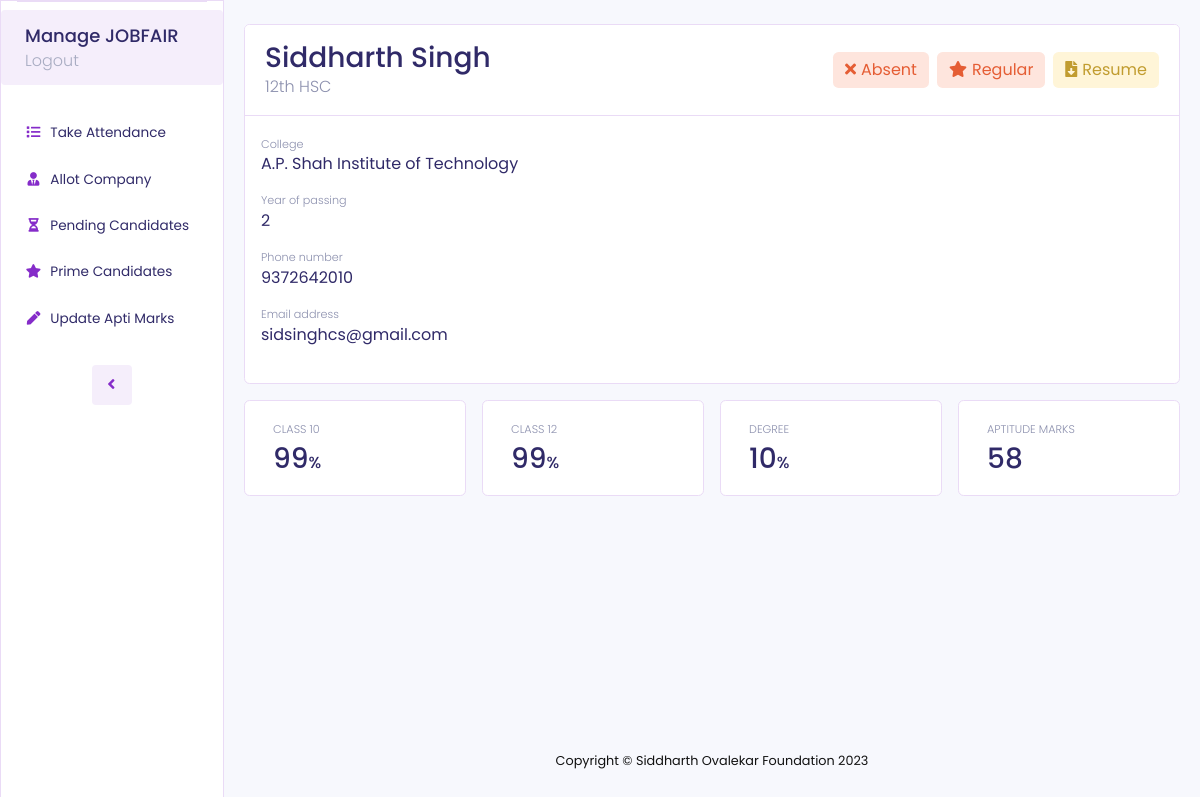
The page /admin/view.php?phone=9372642010 (signed in) on the database its author committed.
### tables this page shows
CREATE TABLE `students` (
  `id` int(11) NOT NULL,
  `first_name` varchar(50) NOT NULL,
  `last_name` varchar(50) NOT NULL,
  `phone` bigint(15) NOT NULL,
  `email` varchar(500) NOT NULL,
  `college` varchar(250) NOT NULL,
  `category` varchar(100) NOT NULL,
  `field` varchar(300) NOT NULL,
  `tenth_marks` float NOT NULL,
  `twelfth_marks` float NOT NULL DEFAULT 0,
  `degree_marks` float NOT NULL DEFAULT 0,
  `year_of_passing` int(11) NOT NULL,
  `path` varchar(1000) NOT NULL,
  `dob` date NOT NULL,
  `attended` int(11) NOT NULL DEFAULT 0,
  `top` int(11) NOT NULL DEFAULT 0,
  `apti_marks` int(11) NOT NULL DEFAULT 0
);

### admin/partial.php (called while the page is built, shortened)
<?php
  $url = "/sof_new/sof2023";
?>

### admin/view.php (the view, shortened to what this page needs)
<?php
    include("partial.php");
?>
<?php
    if(!(isset($_GET["phone"]))){
        header('Location: ' . $_SERVER['HTTP_REFERER']);
    }else{
        $phone = $_GET['phone'];
        $query = "select * from students where phone=$phone";
        $res = mysqli_query($conn, $query);
        if(mysqli_num_rows($res) < 1){
            $message = "No such student exists";
        }else{
            $res = $res->fetch_assoc();
        }
    }
?>
<!DOCTYPE html>
<html lang="en">
<head>
    <link href="assets/vendor/fontawesome-free/css/all.min.css" rel="stylesheet" type="text/css">
    <link href="assets/css/sb-admin-2.min.css" rel="stylesheet">
</head>
<body id="page-top">
    <div id="wrapper">
<?php include("./sidebar.php"); ?>
        <div id="content-wrapper" class="d-flex flex-column">
            <div id="content">
                <div class="container-fluid mt-md-4">
                    <div class="row">
                        <div class="col-xl-12 col-lg-12">
                            <div class="card ">
                                <div
                                    class="card-header mystudentcard py-3 d-flex flex-row align-items-center justify-content-between bg-white">
                                    <div class="">
                                        <h3 class="m-0 font-weight-medium" style="color:#302a68;"><?php echo $res["first_name"] . " " . $res["last_name"]; ?></h3>
                                        <p class="m-0 font-weight-light" style="color:#8c90ae;"><?php echo $res["field"]; ?></p>
                                    </div>
                                    <div class="dropdown mystudentcardoperations no-arrow d-flex ">
                                        <?php
                                            if($res["attended"] == 1){
                                                echo '<a style="background-color: #d8efe2!important;border: none; cursor:default;" class="btn btn-success btn-icon-split ml-sm-0">
                                                <span class="text" style="color: #39b16d;font-weight: 400;"><i class="fas fa-check" style="margin-right: 5px;"></i>Present</span>
                                            </a>';
                                            }else{
                                                echo '<a style="background-color: #fee5dd!important;border: none; cursor:default;" class="btn btn-success btn-icon-split ml-sm-0">
                                                <span class="text" style="color: #e55d34;font-weight: 400;"><i class="fas fa-times" style="margin-right: 5px;"></i>Absent</span>
                                            </a>';
                                            }
                                        ?>
                                        <?php
                                            if($res["top"] == 1){
                                                echo '<a style="background-color: #F0E5F8!important;border: none; cursor:default;" class="btn btn-danger mx-2 btn-icon-split">
                                                <span class="text" style="color:#973cdd"><i class="fas fa-star" style="margin-right: 5px;"></i>Prime</span>
                                            </a>  ';
                                            }else{
                                                echo '<a style="background-color: #fee5dd!important;border: none; cursor:default;" class="btn btn-danger mx-2 btn-icon-split">
                                                <span class="text" style="color:#e55d34"><i class="fas fa-star" style="margin-right: 5px;"></i>Regular</span>
                                            </a>  ';
                                            }
                                        ?>
                                        <a href="<?php echo $url. "/".$res["path"]; ?>" target="_blank" style="background-color: #fff5d8!important;border: none;" class="btn btn-danger btn-icon-split">
                                            <span class="text" style="color:#c19c2f"><i class="fas fa-file-download" style="margin-right: 5px;"></i>Resume</span>
                                        </a>
                                    </div>
                                </div>
                                <div class="card-body">
                                    <div class="row">
                                    <div class="col-lg-12 col-xl-12">
                                        <div class="mb-3">
                                            <p class="m-0 font-weight-light text-xs" style="color:#8c90ae;">College</p>
                                            <p style="color: #302a68;"><?php echo $res["college"]; ?></p>
                                        </div>
                                        <div class="mb-3">
                                            <p class="m-0 font-weight-light text-xs" style="color:#8c90ae;">Year of passing</p>
                                            <p style="color: #302a68;"><?php echo $res["year_of_passing"]; ?></p>
                                        </div>
                                        <div class="mb-3">
                                            <p class="m-0 font-weight-light text-xs" style="color:#8c90ae;">Phone number</p>
                                            <p style="color: #302a68;"><?php echo $res["phone"]; ?></p>
                                        </div>
                                        <div class="mb-3">
                                            <p class="m-0 font-weight-light text-xs" style="color:#8c90ae;">Email address</p>
                                            <p style="color: #302a68;"><?php echo $res["email"]; ?></p>
                                        </div>
                                    </div>
                                </div>
                                </div>
                            </div>
                        </div>
                    </div>
                    <div class="row">
                        <div class="col-lg-3 col-md-6 col-xs-12 py-1 py-md-2 py-lg-3">
                            <div class="card " style="padding: 20px;background-color: #fff;">
                                <div class="col mr-2 d-flex h-100" style="flex-direction: column;justify-content:end!important;">
                                    <div class="text-xs mycardsubtitle font-weight-light text-uppercase mb-1" style="color:#8c90ae">Class 10 </div>
                                    <h3 class="m-0 font-weight-medium" style="color: #302a68;"><?php echo $res["tenth_marks"]; ?><span style="font-size:16px">%</span></h3>
                                </div>
                            </div>
                        </div>
                        <div class="col-lg-3 col-md-6 col-xs-12 py-1 py-md-2 py-lg-3">
                            <div class="card " style="padding: 20px;background-color: #fff;">
                                <div class="col mr-2 d-flex h-100" style="flex-direction: column;justify-content:end!important;">
                                    <div class="text-xs mycardsubtitle font-weight-light text-uppercase mb-1" style="color:#8c90ae">Class 12 </div>
                                    <h3 class="m-0 font-weight-medium" style="color: #302a68;"><?php echo $res["twelfth_marks"]; ?><span style="font-size:16px">%</span></h3>
                                </div>
                            </div>
                        </div>
                        <div class="col-lg-3 col-md-6 col-xs-12 py-1 py-md-2 py-lg-3">
                            <div class="card " style="padding: 20px;background-color: #fff;">
                                <div class="col mr-2 d-flex h-100" style="flex-direction: column;justify-content:end!important;">
                                    <div class="text-xs mycardsubtitle font-weight-light text-uppercase mb-1" style="color:#8c90ae">Degree </div>
                                    <h3 class="m-0 font-weight-medium" style="color: #302a68;"><?php echo $res["degree_marks"]; ?><span style="font-size:16px">%</span></h3>
                                </div>
                            </div>
                        </div>
                        <div class="col-lg-3 col-md-6 col-xs-12 py-1 py-md-2 py-lg-3">
                            <div class="card " style="padding: 20px;background-color: #fff;">
                                <div class="col mr-2 d-flex h-100" style="flex-direction: column;justify-content:end!important;">
                                    <div class="text-xs mycardsubtitle font-weight-light text-uppercase mb-1" style="color:#8c90ae">Aptitude Marks </div>
                                    <h3 class="m-0 font-weight-medium" style="color: #302a68;"><?php echo $res["apti_marks"]; ?><span style="font-size:16px"></span></h3>
                                </div>
                            </div>
                        </div>
                    </div>
                </div>
            </div>
            <footer class="sticky-footer">
                <div class="container my-auto">
                    <div class="copyright text-center my-auto">
                        <span>Copyright &copy; Siddharth Ovalekar Foundation 2023</span>
                    </div>
                </div>
            </footer>
        </div>
    </div>
</body>
</html>

### rows shown on the page
students: first_name "Siddharth", last_name "Singh", field "12th HSC", college "A.P. Shah Institute of Technology", year_of_passing "2", phone "9372642010", email "sidsinghcs@gmail.com", tenth_marks "99", twelfth_marks "99", degree_marks "10", apti_marks "58"
